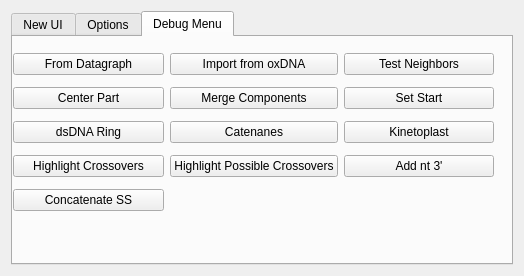
<?xml version="1.0" encoding="UTF-8"?>
<ui version="4.0">
 <class>SEAdenitaCoreSEAppGUIClass</class>
 <widget class="QWidget" name="SEAdenitaCoreSEAppGUIClass">
  <property name="geometry">
   <rect>
    <x>0</x>
    <y>0</y>
    <width>524</width>
    <height>276</height>
   </rect>
  </property>
  <property name="minimumSize">
   <size>
    <width>524</width>
    <height>276</height>
   </size>
  </property>
  <property name="maximumSize">
   <size>
    <width>524</width>
    <height>276</height>
   </size>
  </property>
  <property name="focusPolicy">
   <enum>Qt::ClickFocus</enum>
  </property>
  <property name="windowTitle">
   <string/>
  </property>
  <layout class="QVBoxLayout" name="verticalLayout">
   <item>
    <layout class="QVBoxLayout" name="verticalLayout_2">
     <item>
      <widget class="QTabWidget" name="tabWidget">
       <property name="enabled">
        <bool>true</bool>
       </property>
       <property name="sizePolicy">
        <sizepolicy hsizetype="Expanding" vsizetype="Expanding">
         <horstretch>0</horstretch>
         <verstretch>0</verstretch>
        </sizepolicy>
       </property>
       <property name="currentIndex">
        <number>2</number>
       </property>
       <widget class="QWidget" name="tabAdenitaUI">
        <attribute name="title">
         <string>New UI</string>
        </attribute>
        <widget class="QWidget" name="gridLayoutWidget_4">
         <property name="geometry">
          <rect>
           <x>10</x>
           <y>10</y>
           <width>471</width>
           <height>51</height>
          </rect>
         </property>
         <layout class="QHBoxLayout" name="horizontalLayout">
          <item>
           <widget class="QToolButton" name="btnLoad">
            <property name="text">
             <string>Load</string>
            </property>
            <property name="iconSize">
             <size>
              <width>20</width>
              <height>20</height>
             </size>
            </property>
            <property name="shortcut">
             <string>Ctrl+O</string>
            </property>
            <property name="checkable">
             <bool>false</bool>
            </property>
            <property name="toolButtonStyle">
             <enum>Qt::ToolButtonTextUnderIcon</enum>
            </property>
           </widget>
          </item>
          <item>
           <widget class="QToolButton" name="btnSave">
            <property name="text">
             <string>Save</string>
            </property>
            <property name="iconSize">
             <size>
              <width>20</width>
              <height>20</height>
             </size>
            </property>
            <property name="shortcut">
             <string>Ctrl+S</string>
            </property>
            <property name="toolButtonStyle">
             <enum>Qt::ToolButtonTextUnderIcon</enum>
            </property>
           </widget>
          </item>
          <item>
           <widget class="QToolButton" name="btnExport">
            <property name="text">
             <string>Export</string>
            </property>
            <property name="iconSize">
             <size>
              <width>20</width>
              <height>20</height>
             </size>
            </property>
            <property name="shortcut">
             <string>Ctrl+E</string>
            </property>
            <property name="toolButtonStyle">
             <enum>Qt::ToolButtonTextUnderIcon</enum>
            </property>
           </widget>
          </item>
          <item>
           <widget class="QToolButton" name="btnSetScaff">
            <property name="text">
             <string>Set Scaffold</string>
            </property>
            <property name="iconSize">
             <size>
              <width>20</width>
              <height>20</height>
             </size>
            </property>
            <property name="shortcut">
             <string>Ctrl+;</string>
            </property>
            <property name="toolButtonStyle">
             <enum>Qt::ToolButtonTextUnderIcon</enum>
            </property>
           </widget>
          </item>
          <item>
           <widget class="QToolButton" name="btnCalculateBindingProperties">
            <property name="text">
             <string>Calculate Properties</string>
            </property>
            <property name="toolButtonStyle">
             <enum>Qt::ToolButtonTextUnderIcon</enum>
            </property>
           </widget>
          </item>
         </layout>
        </widget>
       </widget>
       <widget class="QWidget" name="tabOptions">
        <attribute name="title">
         <string>Options</string>
        </attribute>
        <widget class="QWidget" name="formLayoutWidget">
         <property name="geometry">
          <rect>
           <x>10</x>
           <y>10</y>
           <width>471</width>
           <height>202</height>
          </rect>
         </property>
         <layout class="QFormLayout" name="formLayout">
          <item row="2" column="0">
           <widget class="QLabel" name="label">
            <property name="text">
             <string>Scaffold</string>
            </property>
           </widget>
          </item>
          <item row="2" column="1">
           <widget class="QComboBox" name="cmbScaffold">
            <item>
             <property name="text">
              <string>m13mp18</string>
             </property>
            </item>
            <item>
             <property name="text">
              <string>p7249</string>
             </property>
            </item>
            <item>
             <property name="text">
              <string>Custom</string>
             </property>
            </item>
           </widget>
          </item>
          <item row="3" column="0">
           <widget class="QLabel" name="label_2">
            <property name="text">
             <string>Custom scaffold</string>
            </property>
           </widget>
          </item>
          <item row="3" column="1">
           <widget class="QLineEdit" name="lineCustomScaffold"/>
          </item>
          <item row="4" column="0" colspan="2">
           <widget class="QCheckBox" name="chkAutoScaffold">
            <property name="text">
             <string>Automatically set the scaffold sequence</string>
            </property>
            <property name="checked">
             <bool>true</bool>
            </property>
           </widget>
          </item>
          <item row="5" column="0" colspan="2">
           <widget class="QCheckBox" name="chkOverlay">
            <property name="text">
             <string>Show overlay</string>
            </property>
           </widget>
          </item>
          <item row="6" column="0" colspan="2">
           <widget class="QCheckBox" name="chkXODisplay">
            <property name="text">
             <string>Display possible crossovers</string>
            </property>
           </widget>
          </item>
          <item row="7" column="0" colspan="2">
           <widget class="QCheckBox" name="chkClearLog">
            <property name="text">
             <string>Clear log file on start-up</string>
            </property>
           </widget>
          </item>
          <item row="8" column="0" colspan="2">
           <widget class="QCheckBox" name="chkInterpolateDim">
            <property name="text">
             <string>Interpolate Dimensions</string>
            </property>
            <property name="checked">
             <bool>true</bool>
            </property>
           </widget>
          </item>
         </layout>
        </widget>
       </widget>
       <widget class="QWidget" name="tabDebug">
        <attribute name="title">
         <string>Debug Menu</string>
        </attribute>
        <widget class="QWidget" name="gridLayoutWidget_3">
         <property name="geometry">
          <rect>
           <x>0</x>
           <y>10</y>
           <width>481</width>
           <height>170</height>
          </rect>
         </property>
         <layout class="QGridLayout" name="gridLayout_3">
          <item row="1" column="0">
           <widget class="QPushButton" name="btnCenterPart">
            <property name="text">
             <string>Center Part</string>
            </property>
           </widget>
          </item>
          <item row="0" column="0">
           <widget class="QPushButton" name="btnDataGraph">
            <property name="text">
             <string>From Datagraph</string>
            </property>
           </widget>
          </item>
          <item row="0" column="2">
           <widget class="QPushButton" name="btnTestNeighbors">
            <property name="text">
             <string>Test Neighbors</string>
            </property>
           </widget>
          </item>
          <item row="1" column="2">
           <widget class="QPushButton" name="btnSetStart">
            <property name="text">
             <string>Set Start</string>
            </property>
           </widget>
          </item>
          <item row="1" column="1">
           <widget class="QPushButton" name="btnMergeComponents">
            <property name="text">
             <string>Merge Components</string>
            </property>
           </widget>
          </item>
          <item row="0" column="1">
           <widget class="QPushButton" name="btnOxDNAImport">
            <property name="text">
             <string>Import from oxDNA</string>
            </property>
           </widget>
          </item>
          <item row="2" column="2">
           <widget class="QPushButton" name="btnKinetoplast">
            <property name="text">
             <string>Kinetoplast</string>
            </property>
           </widget>
          </item>
          <item row="2" column="0">
           <widget class="QPushButton" name="btnDSRing">
            <property name="text">
             <string>dsDNA Ring</string>
            </property>
           </widget>
          </item>
          <item row="2" column="1">
           <widget class="QPushButton" name="btnCatenanes">
            <property name="text">
             <string>Catenanes</string>
            </property>
           </widget>
          </item>
          <item row="3" column="0">
           <widget class="QPushButton" name="btnHighlightCrossovers">
            <property name="text">
             <string>Highlight Crossovers</string>
            </property>
           </widget>
          </item>
          <item row="3" column="1">
           <widget class="QPushButton" name="btnHighlightPosXOs">
            <property name="text">
             <string>Highlight Possible Crossovers</string>
            </property>
           </widget>
          </item>
          <item row="3" column="2">
           <widget class="QPushButton" name="btnAddNtThreeP">
            <property name="text">
             <string>Add nt 3'</string>
            </property>
           </widget>
          </item>
          <item row="4" column="0">
           <widget class="QPushButton" name="btnConcatStrands">
            <property name="text">
             <string>Concatenate SS</string>
            </property>
           </widget>
          </item>
         </layout>
        </widget>
       </widget>
      </widget>
     </item>
    </layout>
   </item>
  </layout>
 </widget>
 <resources/>
 <connections>
  <connection>
   <sender>btnSetScaff</sender>
   <signal>released()</signal>
   <receiver>SEAdenitaCoreSEAppGUIClass</receiver>
   <slot>onSetScaffold()</slot>
   <hints>
    <hint type="sourcelabel">
     <x>367</x>
     <y>77</y>
    </hint>
    <hint type="destinationlabel">
     <x>7</x>
     <y>255</y>
    </hint>
   </hints>
  </connection>
  <connection>
   <sender>btnCenterPart</sender>
   <signal>released()</signal>
   <receiver>SEAdenitaCoreSEAppGUIClass</receiver>
   <slot>onCenterPart()</slot>
   <hints>
    <hint type="sourcelabel">
     <x>114</x>
     <y>110</y>
    </hint>
    <hint type="destinationlabel">
     <x>229</x>
     <y>300</y>
    </hint>
   </hints>
  </connection>
  <connection>
   <sender>btnSave</sender>
   <signal>released()</signal>
   <receiver>SEAdenitaCoreSEAppGUIClass</receiver>
   <slot>onSaveFile()</slot>
   <hints>
    <hint type="sourcelabel">
     <x>88</x>
     <y>79</y>
    </hint>
    <hint type="destinationlabel">
     <x>8</x>
     <y>167</y>
    </hint>
   </hints>
  </connection>
  <connection>
   <sender>btnLoad</sender>
   <signal>released()</signal>
   <receiver>SEAdenitaCoreSEAppGUIClass</receiver>
   <slot>onLoadFile()</slot>
   <hints>
    <hint type="sourcelabel">
     <x>32</x>
     <y>67</y>
    </hint>
    <hint type="destinationlabel">
     <x>4</x>
     <y>107</y>
    </hint>
   </hints>
  </connection>
  <connection>
   <sender>btnExport</sender>
   <signal>released()</signal>
   <receiver>SEAdenitaCoreSEAppGUIClass</receiver>
   <slot>onExport()</slot>
   <hints>
    <hint type="sourcelabel">
     <x>222</x>
     <y>65</y>
    </hint>
    <hint type="destinationlabel">
     <x>229</x>
     <y>300</y>
    </hint>
   </hints>
  </connection>
  <connection>
   <sender>btnDSRing</sender>
   <signal>released()</signal>
   <receiver>SEAdenitaCoreSEAppGUIClass</receiver>
   <slot>onDSRing()</slot>
   <hints>
    <hint type="sourcelabel">
     <x>229</x>
     <y>86</y>
    </hint>
    <hint type="destinationlabel">
     <x>675</x>
     <y>69</y>
    </hint>
   </hints>
  </connection>
  <connection>
   <sender>btnCatenanes</sender>
   <signal>released()</signal>
   <receiver>SEAdenitaCoreSEAppGUIClass</receiver>
   <slot>onCatenanes()</slot>
   <hints>
    <hint type="sourcelabel">
     <x>1162</x>
     <y>56</y>
    </hint>
    <hint type="destinationlabel">
     <x>675</x>
     <y>71</y>
    </hint>
   </hints>
  </connection>
  <connection>
   <sender>btnKinetoplast</sender>
   <signal>released()</signal>
   <receiver>SEAdenitaCoreSEAppGUIClass</receiver>
   <slot>onKinetoplast()</slot>
   <hints>
    <hint type="sourcelabel">
     <x>1195</x>
     <y>56</y>
    </hint>
    <hint type="destinationlabel">
     <x>675</x>
     <y>71</y>
    </hint>
   </hints>
  </connection>
  <connection>
   <sender>btnMergeComponents</sender>
   <signal>released()</signal>
   <receiver>SEAdenitaCoreSEAppGUIClass</receiver>
   <slot>onMergeComponents()</slot>
   <hints>
    <hint type="sourcelabel">
     <x>366</x>
     <y>56</y>
    </hint>
    <hint type="destinationlabel">
     <x>675</x>
     <y>71</y>
    </hint>
   </hints>
  </connection>
  <connection>
   <sender>btnSetStart</sender>
   <signal>released()</signal>
   <receiver>SEAdenitaCoreSEAppGUIClass</receiver>
   <slot>onSetStart()</slot>
   <hints>
    <hint type="sourcelabel">
     <x>512</x>
     <y>56</y>
    </hint>
    <hint type="destinationlabel">
     <x>675</x>
     <y>71</y>
    </hint>
   </hints>
  </connection>
  <connection>
   <sender>btnTestNeighbors</sender>
   <signal>released()</signal>
   <receiver>SEAdenitaCoreSEAppGUIClass</receiver>
   <slot>onTestNeighbors()</slot>
   <hints>
    <hint type="sourcelabel">
     <x>75</x>
     <y>56</y>
    </hint>
    <hint type="destinationlabel">
     <x>675</x>
     <y>71</y>
    </hint>
   </hints>
  </connection>
  <connection>
   <sender>btnOxDNAImport</sender>
   <signal>released()</signal>
   <receiver>SEAdenitaCoreSEAppGUIClass</receiver>
   <slot>onOxDNAImport()</slot>
   <hints>
    <hint type="sourcelabel">
     <x>74</x>
     <y>56</y>
    </hint>
    <hint type="destinationlabel">
     <x>675</x>
     <y>71</y>
    </hint>
   </hints>
  </connection>
  <connection>
   <sender>btnDataGraph</sender>
   <signal>released()</signal>
   <receiver>SEAdenitaCoreSEAppGUIClass</receiver>
   <slot>onFromDatagraph()</slot>
   <hints>
    <hint type="sourcelabel">
     <x>65</x>
     <y>56</y>
    </hint>
    <hint type="destinationlabel">
     <x>675</x>
     <y>71</y>
    </hint>
   </hints>
  </connection>
  <connection>
   <sender>btnCalculateBindingProperties</sender>
   <signal>released()</signal>
   <receiver>SEAdenitaCoreSEAppGUIClass</receiver>
   <slot>onCalculateBindingProperties()</slot>
   <hints>
    <hint type="sourcelabel">
     <x>1227</x>
     <y>61</y>
    </hint>
    <hint type="destinationlabel">
     <x>781</x>
     <y>71</y>
    </hint>
   </hints>
  </connection>
  <connection>
   <sender>cmbScaffold</sender>
   <signal>currentIndexChanged(int)</signal>
   <receiver>SEAdenitaCoreSEAppGUIClass</receiver>
   <slot>onChangeScaffold(int)</slot>
   <hints>
    <hint type="sourcelabel">
     <x>378</x>
     <y>71</y>
    </hint>
    <hint type="destinationlabel">
     <x>675</x>
     <y>69</y>
    </hint>
   </hints>
  </connection>
  <connection>
   <sender>chkAutoScaffold</sender>
   <signal>toggled(bool)</signal>
   <receiver>SEAdenitaCoreSEAppGUIClass</receiver>
   <slot>onCheckAutoScaffold(bool)</slot>
   <hints>
    <hint type="sourcelabel">
     <x>259</x>
     <y>129</y>
    </hint>
    <hint type="destinationlabel">
     <x>258</x>
     <y>124</y>
    </hint>
   </hints>
  </connection>
  <connection>
   <sender>chkClearLog</sender>
   <signal>toggled(bool)</signal>
   <receiver>SEAdenitaCoreSEAppGUIClass</receiver>
   <slot>onCheckClearLogFile(bool)</slot>
   <hints>
    <hint type="sourcelabel">
     <x>259</x>
     <y>210</y>
    </hint>
    <hint type="destinationlabel">
     <x>258</x>
     <y>124</y>
    </hint>
   </hints>
  </connection>
  <connection>
   <sender>chkOverlay</sender>
   <signal>toggled(bool)</signal>
   <receiver>SEAdenitaCoreSEAppGUIClass</receiver>
   <slot>onCheckShowOverlay(bool)</slot>
   <hints>
    <hint type="sourcelabel">
     <x>259</x>
     <y>156</y>
    </hint>
    <hint type="destinationlabel">
     <x>258</x>
     <y>124</y>
    </hint>
   </hints>
  </connection>
  <connection>
   <sender>chkXODisplay</sender>
   <signal>toggled(bool)</signal>
   <receiver>SEAdenitaCoreSEAppGUIClass</receiver>
   <slot>onCheckDisplayCrossovers(bool)</slot>
   <hints>
    <hint type="sourcelabel">
     <x>259</x>
     <y>183</y>
    </hint>
    <hint type="destinationlabel">
     <x>258</x>
     <y>124</y>
    </hint>
   </hints>
  </connection>
  <connection>
   <sender>chkInterpolateDim</sender>
   <signal>toggled(bool)</signal>
   <receiver>SEAdenitaCoreSEAppGUIClass</receiver>
   <slot>onCheckInterpolateDimensions(bool)</slot>
   <hints>
    <hint type="sourcelabel">
     <x>259</x>
     <y>237</y>
    </hint>
    <hint type="destinationlabel">
     <x>258</x>
     <y>137</y>
    </hint>
   </hints>
  </connection>
  <connection>
   <sender>btnHighlightCrossovers</sender>
   <signal>released()</signal>
   <receiver>SEAdenitaCoreSEAppGUIClass</receiver>
   <slot>onHighlightXOs()</slot>
   <hints>
    <hint type="sourcelabel">
     <x>87</x>
     <y>186</y>
    </hint>
    <hint type="destinationlabel">
     <x>261</x>
     <y>137</y>
    </hint>
   </hints>
  </connection>
  <connection>
   <sender>btnHighlightPosXOs</sender>
   <signal>released()</signal>
   <receiver>SEAdenitaCoreSEAppGUIClass</receiver>
   <slot>onHighlightPosXOs()</slot>
   <hints>
    <hint type="sourcelabel">
     <x>254</x>
     <y>186</y>
    </hint>
    <hint type="destinationlabel">
     <x>261</x>
     <y>137</y>
    </hint>
   </hints>
  </connection>
  <connection>
   <sender>btnAddNtThreeP</sender>
   <signal>released()</signal>
   <receiver>SEAdenitaCoreSEAppGUIClass</receiver>
   <slot>onAddNtThreeP()</slot>
   <hints>
    <hint type="sourcelabel">
     <x>421</x>
     <y>186</y>
    </hint>
    <hint type="destinationlabel">
     <x>261</x>
     <y>137</y>
    </hint>
   </hints>
  </connection>
  <connection>
   <sender>btnConcatStrands</sender>
   <signal>released()</signal>
   <receiver>SEAdenitaCoreSEAppGUIClass</receiver>
   <slot>onConcatStrands()</slot>
   <hints>
    <hint type="sourcelabel">
     <x>87</x>
     <y>201</y>
    </hint>
    <hint type="destinationlabel">
     <x>261</x>
     <y>137</y>
    </hint>
   </hints>
  </connection>
 </connections>
 <slots>
  <slot>onSetScaffold()</slot>
  <slot>onCenterPart()</slot>
  <slot>onLoadFile()</slot>
  <slot>onCreate()</slot>
  <slot>onSaveFile()</slot>
  <slot>onExport()</slot>
  <slot>onConnectSingleStrands()</slot>
  <slot>onBreak()</slot>
  <slot>onConnectDoubleStrands()</slot>
  <slot>onMutate()</slot>
  <slot>onDelete()</slot>
  <slot>onChangeScaffold(int)</slot>
  <slot>onDSRing()</slot>
  <slot>onCatenanes()</slot>
  <slot>onKinetoplast()</slot>
  <slot>onCalculateBindingRegions()</slot>
  <slot>onSetStart()</slot>
  <slot>onMergeComponents()</slot>
  <slot>onTestNeighbors()</slot>
  <slot>onOxDNAImport()</slot>
  <slot>onFromDatagraph()</slot>
  <slot>onTwistDoubleHelixMinus(bool)</slot>
  <slot>onTwistDoubleHelixPlus(bool)</slot>
  <slot>onCalculateBindingProperties()</slot>
  <slot>onCheckAutoScaffold(bool)</slot>
  <slot>onCheckShowOverlay(bool)</slot>
  <slot>onCheckDisplayCrossovers(bool)</slot>
  <slot>onCheckClearLogFile(bool)</slot>
  <slot>onCheckInterpolateDimensions(bool)</slot>
  <slot>onHighlightXOs()</slot>
  <slot>onHighlightPosXOs()</slot>
  <slot>onAddNtThreeP()</slot>
  <slot>onConcatStrands()</slot>
 </slots>
</ui>
